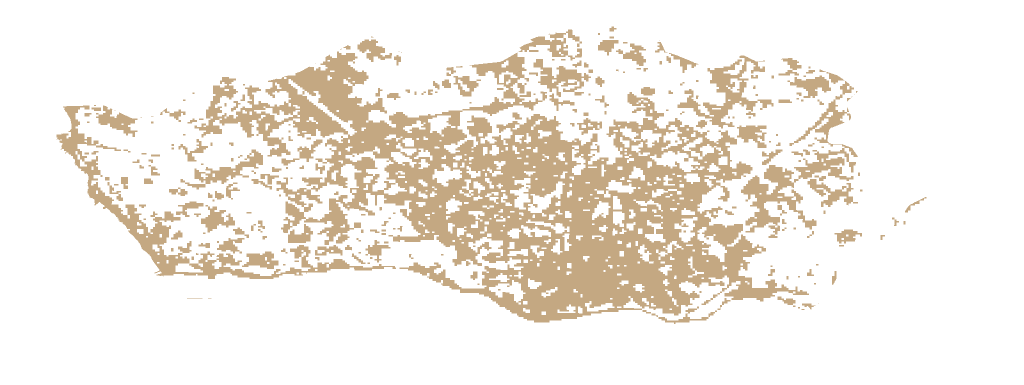
#> input picture layers_historico/edif_1985-90.png, 2048 x 769 px (shown at 1/2 size); its folder holds 5 pictures in this run
$ python animacao_edificado.py
#> lines starting #> are read from the running program, lines starting #| are printed output that depends on the picture; after the words box and inside, x2 and y2 are one past the last pixel; in counts of white or black regions, pixels touching at a corner belong together; pictures that were not available may be replaced by others from this repository, and a replacement may not be noted
### carto.py
"""Chave gratuita dos mosaicos CARTO (carto.com/basemaps/apikey).

Desde 2026 o CARTO só serve Positron, Dark Matter e Voyager com chave; sem ela o mosaico
traz a marca de água «API KEY REQUIRED». A chave vem de CARTO_BASEMAPS_KEY no `.env` da raiz
(não vai para o git) e entra nos HTML gerados, onde fica visível, como é normal em mapas públicos.
"""
import os
import re
from pathlib import Path

RAIZ = Path(__file__).resolve().parent
_URL = re.compile(r"""(https://(?:\{s\}\.|[a-c]\.)?basemaps\.cartocdn\.com/[^"'\s<>)]*?\.png)(?!\?key=)""")


def _chave() -> str:
    if os.environ.get("CARTO_BASEMAPS_KEY"):
        return os.environ["CARTO_BASEMAPS_KEY"]
    env = RAIZ / ".env"
    if env.exists():
        for linha in env.read_text(encoding="utf-8").splitlines():
            nome, _, valor = linha.partition("=")
            if nome.strip() == "CARTO_BASEMAPS_KEY" and valor.strip():
                return valor.strip().strip("\"'")
    raise RuntimeError("Falta CARTO_BASEMAPS_KEY no .env da raiz (chave gratuita em carto.com/basemaps/apikey).")


def aplicar_chave(texto: str) -> str:
    """Acrescenta ?key=… a todos os URLs de mosaicos CARTO em `texto` (idempotente)."""
    chave = _chave()
    return _URL.sub(lambda m: f"{m.group(1)}?key={chave}", texto)


def com_chave(url: str) -> str:
    """O mesmo para um só URL (descarga de mosaicos em Python)."""
    return aplicar_chave(url)

### animacao/animacao_edificado.py
"""
Animacao profissional do crescimento urbano do Porto (1985-2024).
Estilo: animated cartographic timelapse (Ollie Bye / NYU Atlas).
- Basemap CartoDB Positron
- Edificado acumulado por epoca com cores frio->quente
- Vegetacao em verde claro
- Rio Douro em azul
- Toponimia principal
- Painel lateral com dados
- Transicao organica (crescimento por proximidade)
"""
import sys as _sys, os as _os; _sys.path.insert(0, _os.path.dirname(_os.path.dirname(_os.path.abspath(__file__))))
from carto import aplicar_chave as com_chave
import math
import numpy as np
from PIL import Image, ImageDraw, ImageFont
from scipy.ndimage import gaussian_filter, distance_transform_edt
import cv2
import requests
import os
import io

# ============================================================
# Configuracao
# ============================================================
EPOCHS = [
    ('1985-90', '1985\u20131990', 1987),
    ('1995-00', '1995\u20132000', 1997),
    ('2001-05', '2001\u20132005', 2003),
    ('2016-17', '2016\u20132017', 2016),
    ('2023-24', '2023\u20132024', 2024),
]

# Bounding box (mesmo que GEE)
LON_MIN, LON_MAX = -8.70, -8.54
LAT_MIN, LAT_MAX = 41.13, 41.19

# Cores edificado por epoca (RGB, castanhos do claro ao muito escuro)
EPOCH_COLORS = [
    (210, 180, 140),  # castanho claro (tan) - mais antigo
    (180, 145, 105),  # castanho medio
    (150, 110, 75),   # castanho escuro
    (115, 78, 48),    # castanho muito escuro
    (75, 45, 25),     # castanho quase chocolate - mais recente
]

VEG_COLOR = (200, 255, 200)     # verde muito claro
RIVER_COLOR = (100, 149, 237)   # azul cornflower
MUNI_LINE_COLOR = (80, 80, 80)  # cinzento escuro para limites

# Toponimia (nome, lon, lat)
TOPONYMS = [
    ("Foz do Douro", -8.678, 41.150),
    ("Nevogilde", -8.660, 41.160),
    ("Aldoar", -8.662, 41.170),
    ("Ramalde", -8.643, 41.172),
    ("Paranhos", -8.608, 41.175),
    ("Campanha", -8.568, 41.160),
    ("Bonfim", -8.590, 41.155),
    ("Cedofeita", -8.628, 41.158),
    ("Massarelos", -8.643, 41.150),
    ("Lordelo", -8.653, 41.155),
    ("Se", -8.610, 41.142),
    ("Miragaia", -8.627, 41.143),
]

# Timing
FPS = 30
HOLD_SECONDS = 2.5
TRANSITION_SECONDS = 2.5
HOLD_FRAMES = int(HOLD_SECONDS * FPS)
TRANS_FRAMES = int(TRANSITION_SECONDS * FPS)

# Output
MAP_WIDTH = 1440       # largura do mapa
PANEL_WIDTH = 380      # largura do painel lateral
OUTPUT_HEIGHT = 1080

# Pixel area (Landsat 30m)
PIXEL_AREA_HA = 30 * 30 / 10000  # 0.09 ha

# ============================================================
# Basemap: download de tiles CartoDB Positron
# ============================================================

def deg2tile(lat, lon, zoom):
    lat_rad = math.radians(lat)
    n = 2 ** zoom
    x = int((lon + 180) / 360 * n)
    y = int((1 - math.log(math.tan(lat_rad) + 1 / math.cos(lat_rad)) / math.pi) / 2 * n)
    return x, y

def tile2deg(x, y, zoom):
    n = 2 ** zoom
    lon = x / n * 360 - 180
    lat_rad = math.atan(math.sinh(math.pi * (1 - 2 * y / n)))
    return math.degrees(lat_rad), lon

def download_basemap(lon_min, lat_min, lon_max, lat_max, zoom=14):
    """Download e stitch de tiles CartoDB Positron."""
#> called with lon_min = -8.7, lat_min = 41.13, lon_max = -8.54, lat_max = 41.19, zoom = 14
    cache_path = '../layers_historico/basemap_positron.png'
    meta_path = '../layers_historico/basemap_meta.npz'

    if os.path.exists(cache_path) and os.path.exists(meta_path):
        print('  Basemap em cache, a carregar...')
        img = Image.open(cache_path)
        meta = np.load(meta_path)
        return np.array(img), float(meta['img_lon_min']), float(meta['img_lat_min']), \
               float(meta['img_lon_max']), float(meta['img_lat_max'])

    x_min, y_max_tile = deg2tile(lat_min, lon_min, zoom)
    x_max, y_min_tile = deg2tile(lat_max, lon_max, zoom)

    print(f'  Tiles: x=[{x_min},{x_max}], y=[{y_min_tile},{y_max_tile}], zoom={zoom}')
    print(f'  Total: {(x_max - x_min + 1) * (y_max_tile - y_min_tile + 1)} tiles')

    # Tiles @2x sao 512x512
    tile_size = 512
    width = (x_max - x_min + 1) * tile_size
    height = (y_max_tile - y_min_tile + 1) * tile_size
    mosaic = Image.new('RGB', (width, height), (240, 240, 240))
#> mosaic: PIL image 4096x2048 RGB; every value is 240

    servers = ['a', 'b', 'c']
    import time as _time
    for tx in range(x_min, x_max + 1):
        for ty in range(y_min_tile, y_max_tile + 1):
            s = servers[(tx + ty) % 3]
            url = f'https://{s}.basemaps.cartocdn.com/light_all/{zoom}/{tx}/{ty}@2x.png'
            success = False
            for attempt in range(3):
                try:
                    r = requests.get(com_chave(url), timeout=30,
                                     headers={'User-Agent': 'PortoUrbanGrowth/1.0'})
                    r.raise_for_status()
                    tile = Image.open(io.BytesIO(r.content)).convert('RGB')
                    px = (tx - x_min) * tile_size
                    py = (ty - y_min_tile) * tile_size
                    # Redimensionar se nao for 512x512
                    if tile.size != (tile_size, tile_size):
                        tile = tile.resize((tile_size, tile_size), Image.LANCZOS)
                    mosaic.paste(tile, (px, py))
                    success = True
                    break
                except Exception as e:
                    if attempt < 2:
                        _time.sleep(1)
                    else:
                        print(f'    FALHA tile {tx},{ty}: {e}')
            if not success:
                print(f'    Tile {tx},{ty} em branco (fallback)')
#> pass 2 of the loop in download_basemap, `for tx in range(x_min, x_max + 1):`:

    # Calcular bounds exactos do mosaico em lat/lon
    nw_lat, nw_lon = tile2deg(x_min, y_min_tile, zoom)
    se_lat, se_lon = tile2deg(x_max + 1, y_max_tile + 1, zoom)

    # Crop ao bounding box pedido (converter lon/lat para pixel)
    px_per_lon = width / (se_lon - nw_lon)
    px_per_lat = height / (nw_lat - se_lat)  # lat inverted

    crop_left = int((lon_min - nw_lon) * px_per_lon)
    crop_right = int((lon_max - nw_lon) * px_per_lon)
    crop_top = int((nw_lat - lat_max) * px_per_lat)
    crop_bottom = int((nw_lat - lat_min) * px_per_lat)

    mosaic = mosaic.crop((crop_left, crop_top, crop_right, crop_bottom))
#> mosaic: PIL image 3728x1857 RGB; every value is 240

    # Guardar cache
    mosaic.save(cache_path)
    np.savez(meta_path,
             img_lon_min=lon_min, img_lon_max=lon_max,
             img_lat_min=lat_min, img_lat_max=lat_max)

    print(f'  Basemap: {mosaic.size[0]}x{mosaic.size[1]}')
#|   Basemap: 3728x1857
    return np.array(mosaic), lon_min, lat_min, lon_max, lat_max


# ============================================================
# Funcoes auxiliares
# ============================================================

def load_binary_mask(filepath):
    img = Image.open(filepath).convert('RGBA')
    return (np.array(img)[:, :, 3] > 30).astype(np.float32)

# [34 lines left out: functions lonlat_to_pixel, compute_reveal_order, not called in this run]


# ============================================================
# Main
# ============================================================
print('='*60)
print('ANIMACAO: Crescimento urbano do Porto (1985-2024)')
print('='*60)

# 1. Download basemap
print('\n1. Basemap CartoDB Positron...')
basemap_rgb, *_ = download_basemap(LON_MIN, LAT_MIN, LON_MAX, LAT_MAX, zoom=14)
basemap_h, basemap_w = basemap_rgb.shape[:2]
#> basemap_h = 1857; basemap_w = 3728
print(f'   Basemap: {basemap_w}x{basemap_h}')
#|    Basemap: 3728x1857

# 2. Carregar mascaras (dimensao GEE: 2048x769)
print('\n2. A carregar mascaras...')
edif_masks = []
veg_masks = []
for epoch_id, label, year in EPOCHS:
    e = load_binary_mask(f'../layers_historico/edif_{epoch_id}.png')
#> in load_binary_mask, img is the input picture: PIL image 2048x769 RGBA; mean R, G, B, A 40.2, 34.5, 26.7, 52.3
#> in load_binary_mask, `return (np.array(img)[:, :, 3] > 30).astype(np.float32)`:
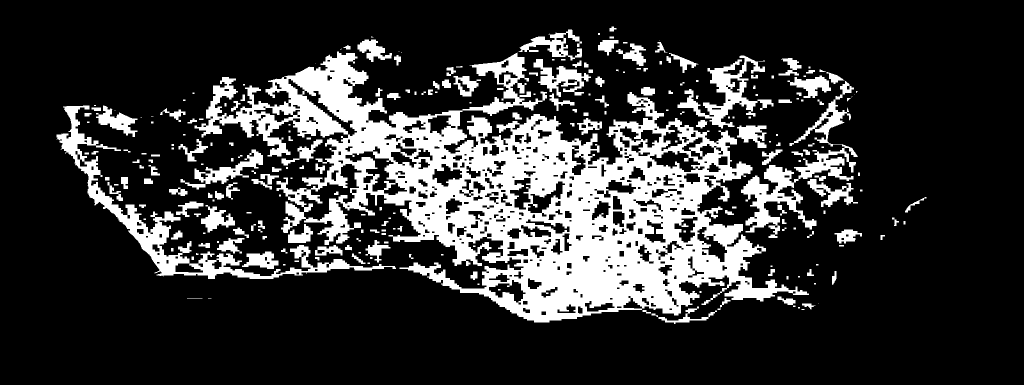
#> returned value: shape (769, 2048) float32 (shown at 1/2 size); values 0 (black) and 1 (white), 20.5% white; 255 white regions (67 under 20 px), largest, box (x1, y1, x2, y2) and area: (389, 103, 1618, 645) 229605, (113, 211, 792, 558) 20565, (1482, 162, 1716, 476) 14259
    v = load_binary_mask(f'../layers_historico/veg_{epoch_id}.png')
#> call 2 of load_binary_mask, with filepath = '../layers_historico/veg_1985-90.png'
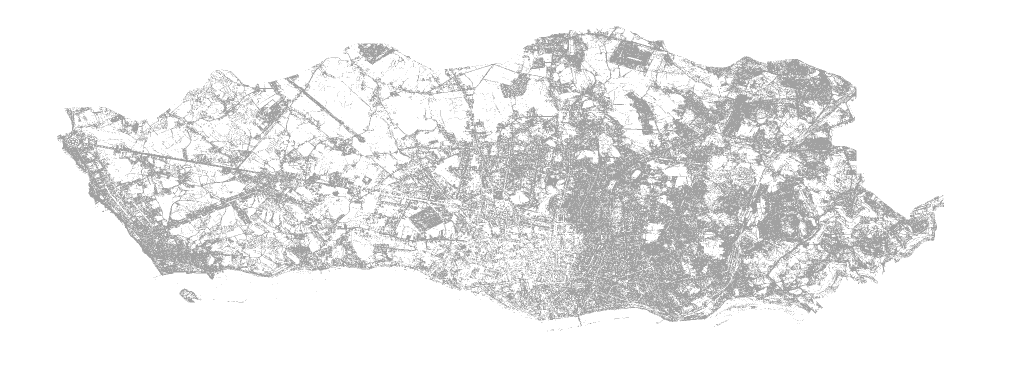
#> input picture layers_historico/edif_1947.png, 2048 x 769 px, given in place of veg_1985-90.png, which was not available (shown at 1/2 size)
#> in load_binary_mask, img is the input picture: PIL image 2048x769 RGBA; mean R, G, B, A 29.1, 29.1, 29.1, 42.8
#> in load_binary_mask (call 2), `return (np.array(img)[:, :, 3] > 30).astype(np.float32)`:
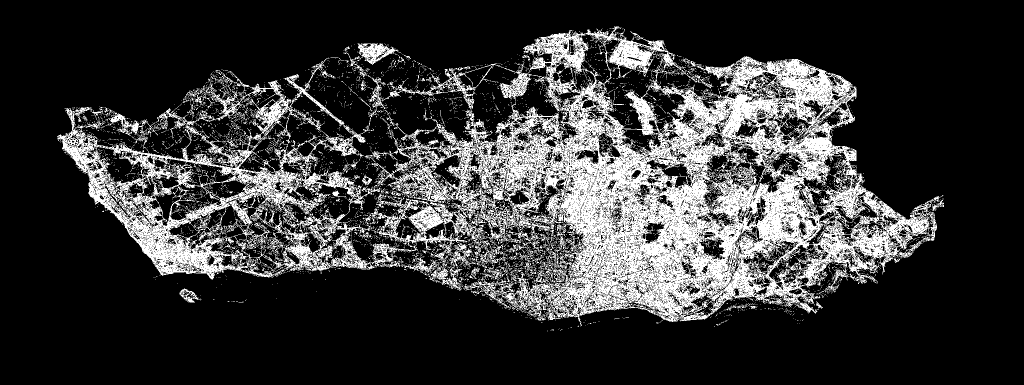
#> returned value: shape (769, 2048) float32 (shown at 1/2 size); values 0 (black) and 1 (white), 21.4% white; 6347 white regions (6170 under 20 px), largest, box (x1, y1, x2, y2) and area: (725, 53, 1888, 652) 235765, (114, 122, 836, 559) 65376, (764, 125, 1065, 218) 4025
    edif_masks.append(e)
    veg_masks.append(v)
    print(f'   {label}: edif={int(np.sum(e))} px, veg={int(np.sum(v))} px')
#|    1985–1990: edif=323232 px, veg=336645 px
#> pass 2 of the loop `for epoch_id, label, year in EPOCHS:`:
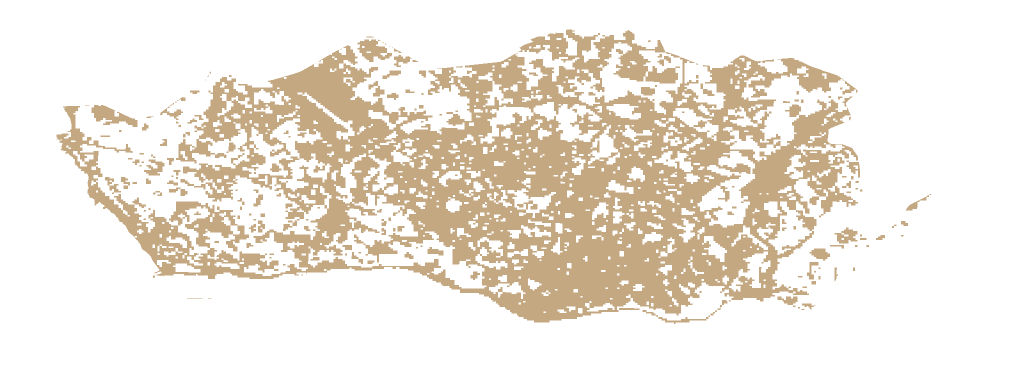
#> input picture layers_historico/edif_1995-00.png, 2048 x 769 px (shown at 1/2 size)
#> in load_binary_mask, img is the input picture: PIL image 2048x769 RGBA; mean R, G, B, A 49.8, 42.7, 33, 64.8
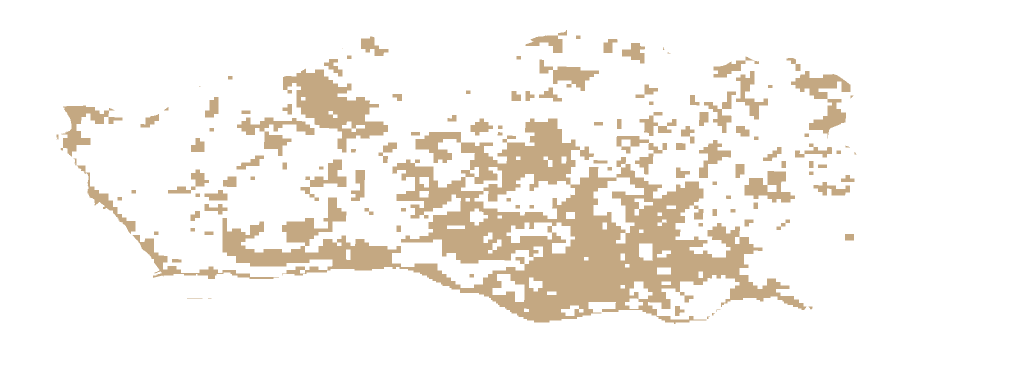
#> input picture layers_historico/edif_1972-76.png, 2048 x 769 px, given in place of veg_1995-00.png, which was not available (shown at 1/2 size)
#> in load_binary_mask, img is the input picture: PIL image 2048x769 RGBA; mean R, G, B, A 28.8, 24.7, 19.1, 37.5
#> in load_binary_mask (call 4), `return (np.array(img)[:, :, 3] > 30).astype(np.float32)`:
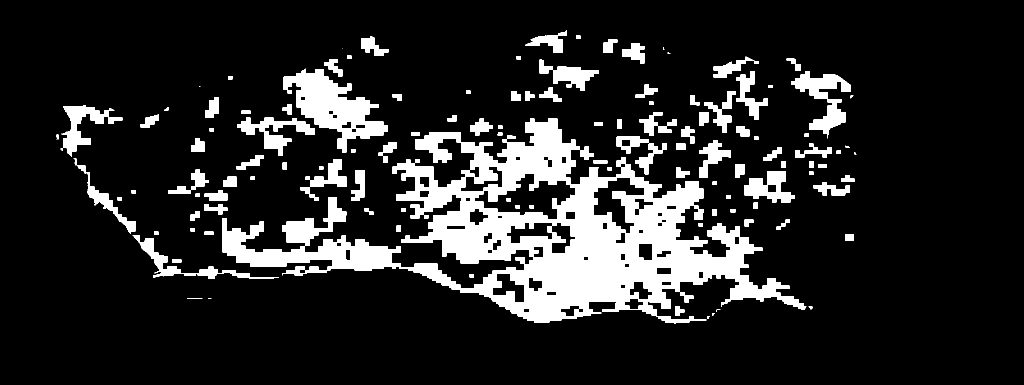
#> returned value: shape (769, 2048) float32 (shown at 1/2 size); values 0 (black) and 1 (white), 14.7% white; 120 white regions (9 under 20 px), largest, box (x1, y1, x2, y2) and area: (445, 237, 1613, 648) 152067, (566, 137, 776, 305) 14469, (1582, 142, 1701, 277) 5702
#|    1995–2000: edif=400174 px, veg=231437 px
#> (the run stopped early here; a loop or call above may not have finished)
